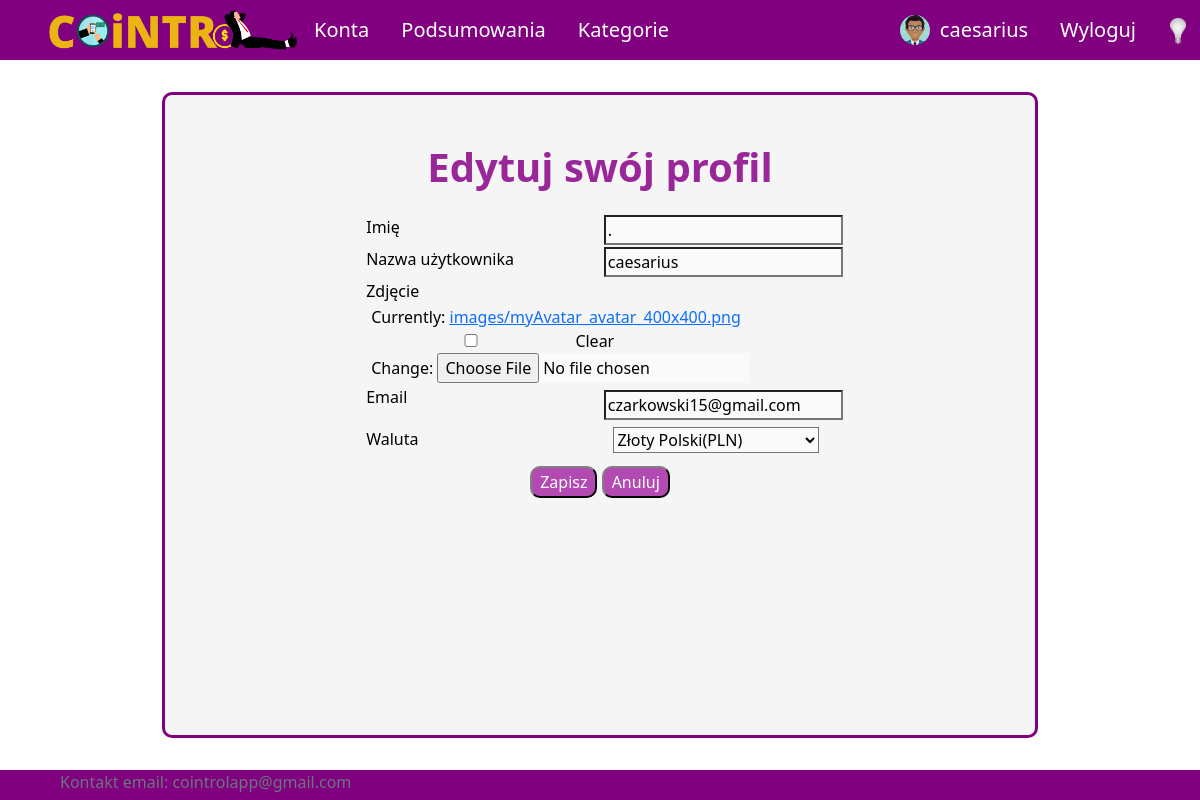
The app's page /profile/edit (signed in) with its own data.
### UsersApp/models.py (models this page shows, shortened)
class Profile(models.Model):
    user = models.OneToOneField(User, on_delete=models.CASCADE, null=True, blank=True)
    name = models.CharField(max_length=200, blank=True, null=True)
    email = models.EmailField(max_length=400, null=True, blank=True)
    username = models.CharField(max_length=200, blank=True, null=True)
    currency = models.ForeignKey('Currency', on_delete=models.SET_NULL, null=True)
    image = ThumbnailerImageField(null=True, blank=True, upload_to="images/", default="images/default-user.png")
    created = models.DateTimeField(auto_now_add=True)
    id = models.UUIDField(default=uuid.uuid4, unique=True,
                            primary_key=True, editable=False)

### UsersApp/views/user_views.py (the view)
# urls.py: path('profile/edit', views.editProfile, name='edit-profile'),
@login_required(login_url='login')
def editProfile(request):
    profile = request.user.profile
    form = ProfileForm(instance=profile)
    if request.method == "POST":
        form = ProfileForm(request.POST, request.FILES, instance=profile)
        if form.is_valid():
            form.save()
            return redirect('profile')
    context = {"form" : form}
    return render(request, "application/edit-profile.html", context)

### UsersApp/forms.py
class ProfileForm(ModelForm):
    class Meta:
        model = Profile
        fields = ['name', 'username', 'image', 'email', 'currency']
        labels = {
            'name' : 'Imię',
            'username' : 'Nazwa użytkownika',
            'email' : 'Email',
            'image' : 'Zdjęcie',
            'currency' : 'Waluta'
        }

### UsersApp/models.py (called while the page is built)
    def __str__(self):
        return f'{self.name}({self.access_name})'

### templates/application/edit-profile.html (shortened to what this page needs)
{% extends 'application/base.html' %}
{% block content %}
<div class="title">
    <h1>Edytuj swój profil</h1>
</div>
<div class="content-pc site-with-form-content">
    <form method="POST" enctype="multipart/form-data">
        <table>
        {% for field in form %}
        <tr>
            <td><label>{{field.label}}</label></td>
            <td><span class="field">{{field}}</span></td>
        </tr>
        {% endfor %}
        </table>
        <p class="buttons-close">
            <button class="button" type="submit">Zapisz</button>
            <button type="button" class="button"><a class="inbutton" href="{% url 'profile' %}">Anuluj</a></button>
        </p>
    </form>
</div>
{% endblock %}

### templates/application/base.html (shortened to what this page needs)
{%load static%}
<!DOCTYPE html>
<html lang="pl">
<head>
    <link href="https://cdn.jsdelivr.net/npm/bootstrap@5.2.2/dist/css/bootstrap.min.css" rel="stylesheet">
    <link rel="stylesheet" type="text/css" href="{% static 'css/style.css' %}">
    <link rel="stylesheet" type="text/css" href="{% static 'css/style-dark.css' %}">
</head>
<body onload="checkColorMode()">
    <nav class="nav" id="navigation">
        {% if user.is_authenticated %}
        <ul class="nav justify-content-start">
            <li class="nav-item" id="logo-li"><a id="logo-link" class="nav-link" href="{% url 'home' %}">
                <img onmouseover="logoHover()" onmouseout="logoOut()" id="app-logo" src="{% static 'images/logo.png' %}">
            </a>
            <li class="nav-item mobile-menu"><a class="nav-link" href="{% url 'all-accounts' %}">Konta</a></li>
            <li class="nav-item mobile-menu"><a class="nav-link" href="{% url 'summary' %}">Podsumowania</a></li>
            <li class="nav-item mobile-menu"><a class="nav-link" href="{% url 'all-categories' %}">Kategorie</a></li>
        </ul>
        <ul class="nav justify-content-end user-image">
            <li class="nav-item">
                <a id="profile-nav-link" class="nav-link" href="{% url 'profile' %}">
                    <img id="user-image" src="{{ user.profile.image.url }}" alt="user image">
                    {{ user.username }}
                </a>
            </li>
            <li class="nav-item"><a class="nav-link" href="{% url 'logout' %}">Wyloguj</a></li>
        </ul>
        {% endif %}
        <button onclick="darkMode()" id="dark-mode-button"><img id="light-bulb" src="{% static 'images/bulb_off.png' %}" /></button>
    </nav>
    <div id = "site-content">
        {% block content %}
        {% endblock %}
    </div>
    <footer class="footer">
        <div class="container">
            <span class="text-muted">
                <address>
                    Kontakt email: <a class="email" href="mailto:cointrolapp@gmail.com">cointrolapp@gmail.com
                </address>
            </span>
        </div>
    </footer>
</body>
</html>

### aplication/static/css/style.css (style rules this page uses)
body { background-color: white; color: black; }
#navigation { position: fixed; top: 0; width: 100%; z-index: 9; }
a.nav-link { color: white; font-size: 20px; }
ul.nav { align-items: center; }
nav.nav { height: 60px; background-color: purple; justify-content: space-between; padding-left: 4vw; padding-right: 4vw; }
#profile-nav-link { display: grid; grid-template-columns: auto auto; column-gap: 10px; }
#user-image { border-radius: 50%; width: 30px; height: 30px; object-fit: cover; align-self: center; }
#logo-link { padding: 0; }
#app-logo { width: 250px; }
#site-content { min-height: calc(100vh - 4vh - (60px + 4vh) - 30px); padding-left: 1vw; padding-right: 1vw; padding-top: 1vh; padding-bottom: 1vh; width:73%; margin:auto; margin-top: calc(60px + 4vh); margin-bottom: 4vh; border: 3px solid purple; border-radius: 10px; background-color: whitesmoke; position: relative; }
#dark-mode-button { position: absolute; top: 16px; left: 97%; float:right; }
#dark-mode-button > img { width: 16px; }
div.title { padding-top: 5vh; display: flex; align-items: center; flex-direction: column; }
div.title h1 { color: #9a279a; font-size: 40px; font-weight: bold; text-align: center; }
div.content-pc { margin-top: 15px; }
.site-with-form-content { display: flex; flex-direction: column; align-items: center; }
form { display: flex; flex-direction: column; align-items: center; }
form > table { margin-bottom: 5px; }
span.field { margin-left: 5px; }
select, input { min-width: 200px; background-color: rgba(255, 255, 255, 0.5); color: #000000; }
p.buttons-close { margin: 7px 0px; }
.button { background-color: rgba(163, 31, 163, 0.8); color: white; padding: 2px 8px; border: 2px solid; border-radius: 10px; border-color: grey black black grey; text-decoration: none; }
.inbutton { color: white; text-decoration: none; }
footer { height: 30px; background-color: purple; justify-content: space-between; padding-left: 4vw; padding-right: 4vw; }
a.email { --bs-text-opacity: 1; color: inherit; text-decoration: none; }
button { background-color: rgba(0, 0, 0, 0); border: none; }
input[type='email'], input[type='password2'] { margin-bottom: 5px; margin-top: 5px; }
table { width: 100%; }
tr { width: 100%; }
thead, th, td, tr { display: flex; flex-wrap: wrap; flex-direction:row; align-items: flex-start; justify-content:flex-start; padding-left: 5px; }
table { width: 88%; margin:auto; }
tr { justify-content: left; width: 100%; }
tr > td:first-child { flex: 30%; min-width: fit-content; border: none; }
tr > td:nth-child(2) { flex: 30%; min-width: fit-content; max-width: 20%; margin-right: 10px; border: none; text-align: left; justify-content:flex-end; }
.site-with-form-content > form > table { display: flex; flex-wrap: wrap; flex-direction:row; align-items: flex-end; justify-content:flex-end; padding-left: 5px; max-width:60%; }
.site-with-form-content > form > table > tbody > tr >td:nth-child(2) { max-width: none; justify-content:flex-start; }

### records on screen
Profile: form "." "caesarius" "czarkowski15@gmail.com" "Złoty Polski(PLN)"

### other values on screen
{{ user.username }} "caesarius"
{{ field.label }} "Imię" "Nazwa użytkownika" "Zdjęcie" "Email" "Waluta"
